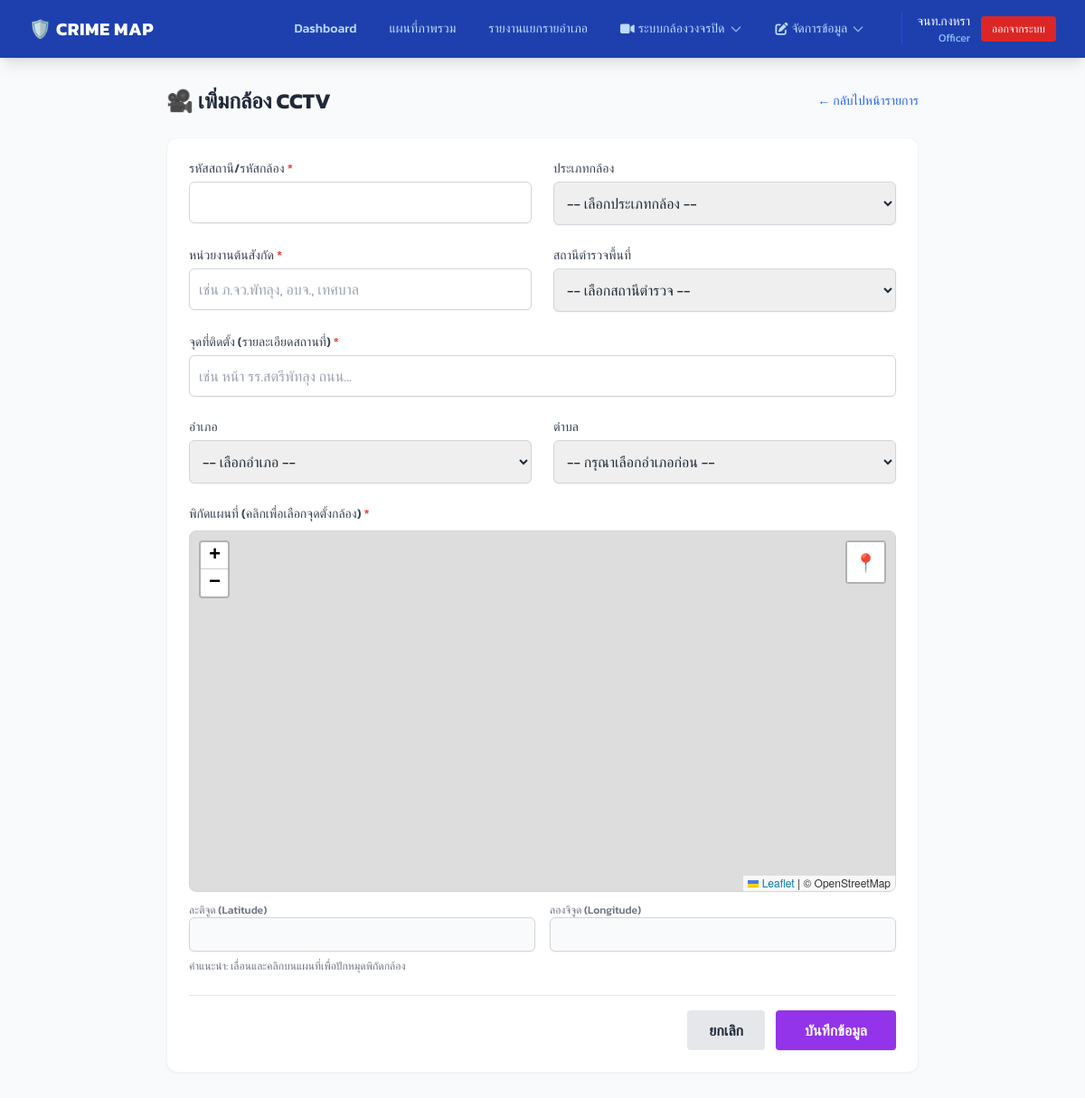
Screenshot of /cctv_form.php (signed in) with the database file from the repository.
### tables this page shows
CREATE TABLE `menus` (
  `id` int NOT NULL AUTO_INCREMENT,
  `menu_type` enum('frontend','backend') NOT NULL DEFAULT 'backend',
  `title` varchar(100) NOT NULL,
  `url` varchar(255) DEFAULT '#',
  `icon` varchar(100) DEFAULT NULL COMMENT 'FontAwesome class e.g. fas fa-home',
  `css_class` varchar(255) DEFAULT NULL COMMENT 'Custom CSS classes for buttons',
  `parent_id` int DEFAULT NULL,
  `order_num` int DEFAULT '0',
  `allowed_roles` TEXT DEFAULT NULL COMMENT 'JSON array of allowed role_ids, NULL means all',
  `is_active` tinyint(1) DEFAULT '1',
  PRIMARY KEY (`id`),
  KEY `parent_id` (`parent_id`),
  CONSTRAINT `menus_ibfk_1` FOREIGN KEY (`parent_id`) REFERENCES `menus` (`id`) ON DELETE CASCADE
);

### auth.php (called while the page is built, shortened)
<?php
$user_name = $_SESSION['user_name'];
$user_role_name = $_SESSION['role_name'];
?>

### cctv_form.php (the view, shortened to what this page needs)
<?php
require_once 'auth.php';
require_once 'db_config.php';
$cctv = null;
$action = "เพิ่มกล้อง CCTV";
?>
<!DOCTYPE html>
<html lang="th">
<head>
    <script src="https://cdn.tailwindcss.com"></script>
    <link rel="stylesheet" href="https://unpkg.com/leaflet@1.9.4/dist/leaflet.css"/>
</head>
<body class="bg-gray-50 text-gray-800 flex flex-col min-h-screen">
    <?php include 'navbar.php'; ?>
    <main class="flex-grow p-6 lg:p-8 max-w-4xl mx-auto w-full">
        <div class="mb-6 flex justify-between items-center">
            <h1 class="text-2xl font-bold text-gray-800">🎥 <?= $action ?></h1>
            <a href="manage_cctv.php" class="text-blue-600 hover:underline text-sm font-medium">← กลับไปหน้ารายการ</a>
        </div>
        <div class="bg-white rounded-xl shadow-sm border border-gray-100 p-6">
            <form action="save_cctv.php" method="POST">
                <div class="grid grid-cols-1 md:grid-cols-2 gap-6 mb-6">
                    <div>
                        <label for="station_id" class="block text-sm font-medium text-gray-700 mb-1">รหัสสถานี/รหัสกล้อง <span class="text-red-500">*</span></label>
                        <input type="text" id="station_id" name="station_id" required
                               class="w-full border-gray-300 rounded-md shadow-sm p-2.5 border focus:border-purple-500 focus:ring focus:ring-purple-200"
                               value="<?= $cctv ? htmlspecialchars($cctv['station_id']) : '' ?>">
                    </div>
                    <div>
                        <label for="camera_type_id" class="block text-sm font-medium text-gray-700 mb-1">ประเภทกล้อง</label>
                        <select id="camera_type_id" name="camera_type_id" class="w-full border-gray-300 rounded-md shadow-sm p-2.5 border focus:border-purple-500 focus:ring focus:ring-purple-200">
                            <option value="">-- เลือกประเภทกล้อง --</option>
                        </select>
                    </div>
                    <div>
                        <label for="affiliation" class="block text-sm font-medium text-gray-700 mb-1">หน่วยงานต้นสังกัด <span class="text-red-500">*</span></label>
                        <input type="text" id="affiliation" name="affiliation" required placeholder="เช่น ภ.จว.พัทลุง, อบจ., เทศบาล"
                               class="w-full border-gray-300 rounded-md shadow-sm p-2.5 border focus:border-purple-500 focus:ring focus:ring-purple-200"
                               value="<?= $cctv ? htmlspecialchars($cctv['affiliation']) : '' ?>">
                    </div>
                    <div>
                        <label for="police_station_id" class="block text-sm font-medium text-gray-700 mb-1">สถานีตำรวจพื้นที่</label>
                        <select id="police_station_id" name="police_station_id" class="w-full border-gray-300 rounded-md shadow-sm p-2.5 border focus:border-purple-500 focus:ring focus:ring-purple-200">
                            <option value="">-- เลือกสถานีตำรวจ --</option>
                        </select>
                    </div>
                    <div class="md:col-span-2">
                        <label for="location_name" class="block text-sm font-medium text-gray-700 mb-1">จุดที่ติดตั้ง (รายละเอียดสถานที่) <span class="text-red-500">*</span></label>
                        <input type="text" id="location_name" name="location_name" required placeholder="เช่น หน้า รร.สตรีพัทลุง ถนน..."
                               class="w-full border-gray-300 rounded-md shadow-sm p-2.5 border focus:border-purple-500 focus:ring focus:ring-purple-200"
                               value="<?= $cctv ? htmlspecialchars($cctv['location_name']) : '' ?>">
                    </div>
                    <div>
                        <label for="district_id" class="block text-sm font-medium text-gray-700 mb-1">อำเภอ</label>
                        <select id="district_id" name="district_id" onchange="fetchSubdistricts(this.value)" class="w-full border-gray-300 rounded-md shadow-sm p-2.5 border focus:border-purple-500 focus:ring focus:ring-purple-200">
                            <option value="">-- เลือกอำเภอ --</option>
                        </select>
                    </div>
                    <div>
                        <label for="subdistrict_id" class="block text-sm font-medium text-gray-700 mb-1">ตำบล</label>
                        <select id="subdistrict_id" name="subdistrict_id" class="w-full border-gray-300 rounded-md shadow-sm p-2.5 border focus:border-purple-500 focus:ring focus:ring-purple-200">
                            <option value="">-- กรุณาเลือกอำเภอก่อน --</option>
                        </select>
                    </div>
                </div>
                <div class="mb-6">
                    <label class="block text-sm font-medium text-gray-700 mb-2">พิกัดแผนที่ (คลิกเพื่อเลือกจุดตั้งกล้อง) <span class="text-red-500">*</span></label>
                    <div id="map" class="mb-3 border border-gray-300"></div>
                    <div class="grid grid-cols-2 gap-4">
                        <div>
                            <label for="latitude" class="block text-xs font-medium text-gray-500">ละติจูด (Latitude)</label>
                            <input type="text" id="latitude" name="latitude" required readonly
                                   class="w-full bg-gray-50 border-gray-300 rounded-md shadow-sm p-2 border text-sm"
                                   value="<?= $cctv ? htmlspecialchars($cctv['latitude']) : '' ?>">
                        </div>
                        <div>
                            <label for="longitude" class="block text-xs font-medium text-gray-500">ลองจิจูด (Longitude)</label>
                            <input type="text" id="longitude" name="longitude" required readonly
                                   class="w-full bg-gray-50 border-gray-300 rounded-md shadow-sm p-2 border text-sm"
                                   value="<?= $cctv ? htmlspecialchars($cctv['longitude']) : '' ?>">
                        </div>
                    </div>
                    <p class="text-xs text-gray-500 mt-2">คำแนะนำ: เลื่อนและคลิกบนแผนที่เพื่อปักหมุดพิกัดกล้อง</p>
                </div>
                <div class="flex justify-end pt-4 border-t border-gray-200">
                    <a href="manage_cctv.php" class="bg-gray-200 hover:bg-gray-300 text-gray-800 font-bold py-2.5 px-6 rounded mr-3 transition">ยกเลิก</a>
                    <button type="submit" class="bg-purple-600 hover:bg-purple-700 text-white font-bold py-2.5 px-8 rounded shadow transition">บันทึกข้อมูล</button>
                </div>
            </form>
        </div>
    </main>
</body>
</html>

### navbar.php (shortened to what this page needs)
<?php
$current_page = basename($_SERVER['PHP_SELF']);
if (isset($pdo)) {
    $stmt = $pdo->prepare("SELECT * FROM menus WHERE menu_type = 'backend' AND is_active = 1 ORDER BY order_num ASC");
    $stmt->execute();
    $all_menus = $stmt->fetchAll(PDO::FETCH_ASSOC);
    $allowed_menus = [];
    foreach ($all_menus as $menu) {
        if (!empty($menu['allowed_roles'])) {
            $menu_allowed_roles = json_decode($menu['allowed_roles'], true);
            $current_role = isset($user_role_id) ? $user_role_id : 0;
            if (!in_array($current_role, $menu_allowed_roles)) {
                continue;
            }
        }
        $allowed_menus[] = $menu;
    }
    $menu_tree = [];
    foreach ($allowed_menus as $menu) {
        if (empty($menu['parent_id'])) {
            $menu['children'] = [];
            $menu_tree[$menu['id']] = $menu;
        }
    }
    foreach ($allowed_menus as $menu) {
        if (!empty($menu['parent_id']) && isset($menu_tree[$menu['parent_id']])) {
            $menu_tree[$menu['parent_id']]['children'][] = $menu;
        }
    }
} else {
    $menu_tree = [];
}
?>
<link rel="stylesheet" href="https://cdnjs.cloudflare.com/ajax/libs/font-awesome/6.4.0/css/all.min.css">
<nav class="bg-blue-800 text-white shadow-lg shrink-0 z-50 relative">
    <div class="w-full px-4 sm:px-6 lg:px-8">
        <div class="flex items-center justify-between h-16">
            <div class="flex items-center gap-3">
                <span class="text-lg sm:text-xl font-bold tracking-wide truncate">🛡️ CRIME MAP</span>
            </div>
            <div class="hidden md:flex items-center gap-1 lg:gap-3">
                <?php foreach ($menu_tree as $menu): ?>
                    <?php if (empty($menu['children'])): ?>
                        <a href="<?= htmlspecialchars($menu['url']) ?>" class="flex items-center gap-1 whitespace-nowrap px-3 py-2 rounded-md text-sm font-medium <?= $current_page == $menu['url'] ? 'bg-blue-900 text-white shadow-inner' : 'text-blue-200 hover:text-white hover:bg-blue-700 transition' ?>">
                            <?= htmlspecialchars($menu['title']) ?>
                        </a>
                    <?php else: ?>
                        <div class="relative group">
                            <button class="flex items-center gap-1 whitespace-nowrap px-3 py-2 rounded-md text-sm font-medium text-blue-200 hover:text-white hover:bg-blue-700 transition">
                                <?php if($menu['icon']): ?><i class="<?= htmlspecialchars($menu['icon']) ?>"></i><?php endif; ?>
                                <?= htmlspecialchars($menu['title']) ?>
                                <svg class="w-4 h-4 opacity-70" fill="none" stroke="currentColor" viewBox="0 0 24 24"><path stroke-linecap="round" stroke-linejoin="round" stroke-width="2" d="M19 9l-7 7-7-7"></path></svg>
                            </button>
                        </div>
                    <?php endif; ?>
                <?php endforeach; ?>
                <div class="ml-2 pl-2 lg:ml-4 lg:pl-4 border-l border-blue-700 flex items-center gap-3">
                    <div class="text-sm text-right hidden lg:block">
                        <div class="text-white font-medium whitespace-nowrap"><?= htmlspecialchars($user_name ?? '') ?></div>
                        <div class="text-blue-300 text-xs whitespace-nowrap"><?= htmlspecialchars($user_role_name ?? '') ?></div>
                    </div>
                    <a href="logout.php" class="bg-red-600 hover:bg-red-700 text-white px-3 py-1.5 rounded text-xs font-medium transition whitespace-nowrap">ออกจากระบบ</a>
                </div>
            </div>
        </div>
    </div>
</nav>

### cctv_form.php (style rules this page uses)
body { font-family: 'Kanit', sans-serif; }
#map { height: 400px; border-radius: 0.5rem; z-index: 10; }

### rows the page displays
menus: title "Dashboard"
menus: title "แผนที่ภาพรวม"
menus: title "รายงานแยกรายอำเภอ"
menus: title "ระบบกล้องวงจรปิด"
menus: title "จัดการข้อมูล"

### other values shown
$user_name "จนท.กงหรา"
$user_role_name "Officer"
$action "เพิ่มกล้อง CCTV"
